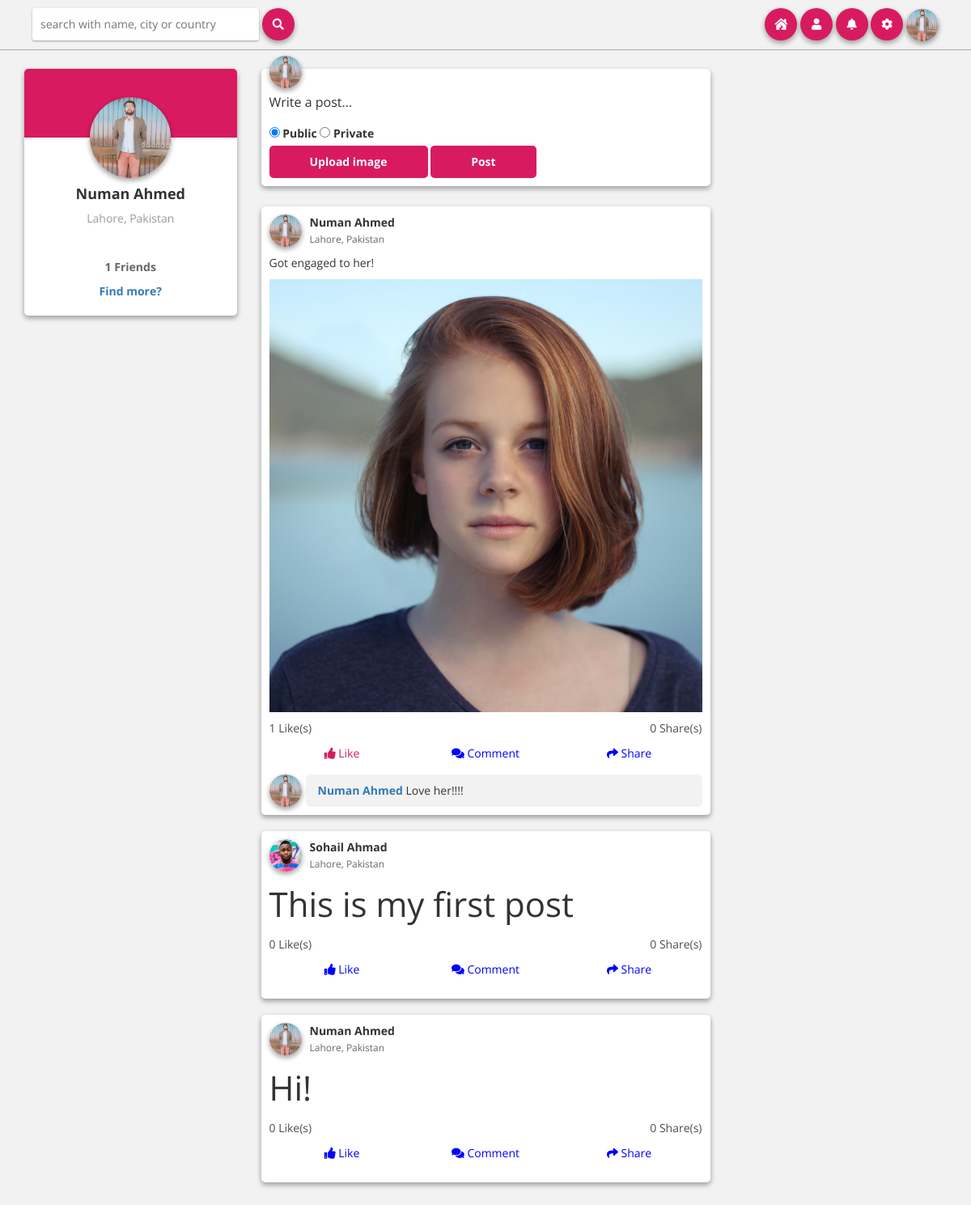
The app's page / (signed in) with its own data.
### authentication/models.py (models this page shows, shortened)
class User(AbstractBaseUser, PermissionsMixin):
    GENDER_CHOICES = [('male', 'Male'), ('female', 'Female')]
    id = models.UUIDField(primary_key=True, default=uuid.uuid4)
    email = models.CharField(max_length=128, verbose_name="Email", unique=True)
    password = models.CharField(max_length=12, verbose_name="Password")
    first_name = models.CharField(max_length=50)
    last_name = models.CharField(max_length=50)
    created_at = models.DateTimeField(auto_now_add=True)
    updated_at = models.DateTimeField(auto_now_add=True)
    date_of_birth = models.DateField(null=True, blank=True, default=None)
    image = models.ImageField(upload_to=custom_upload_url, null=True, blank=True, default='dps/profile.jpg')
    friends = models.ManyToManyField(to="self")
    city = models.CharField(null=True, blank=True, default='', max_length=150)
    country = models.CharField(null=True, blank=True, default='', max_length=150)
    is_active = models.BooleanField(default=True)
    is_staff = models.BooleanField(default=False)
    is_superuser = models.BooleanField(default=False)
    notifications = models.ManyToManyField('core.Notification')
    gender = models.CharField(choices=GENDER_CHOICES, max_length=6, default='male')
    USERNAME_FIELD = 'email'
    EMAIL_FIELD = 'email'
    REQUIRED_FIELDS = ('first_name', 'last_name', 'password')
    objects = UserManager()
    class Meta:
        verbose_name = "User"
        verbose_name_plural = "Users"
    @property
    def name(self):
        return "{} {}".format(self.first_name, self.last_name)

### core/models.py (models this page shows, shortened)
class Post(models.Model):
    id = models.UUIDField(primary_key=True, default=uuid.uuid4)
    caption = models.CharField(max_length=800)
    post_image = models.ImageField(upload_to="posts", null=True, blank=True)
    public = models.BooleanField(default=True)
    poster = models.ForeignKey(to='authentication.User', on_delete=models.PROTECT)
    created_at = models.DateTimeField(auto_now=True)
    updated_at = models.DateTimeField(auto_now=True)
    likes = models.ManyToManyField(Like)
    comments = models.ManyToManyField(Comment)
    shares = models.ManyToManyField(Share)
    class Meta:
        verbose_name = "Post"
        verbose_name_plural = "Posts"

class Comment(models.Model):
    id = models.UUIDField(primary_key=True, default=uuid.uuid4)
    message = models.CharField(max_length=500)
    commenter = models.ForeignKey(to='authentication.User', on_delete=models.PROTECT)
    created_at = models.DateTimeField(auto_now=True)
    updated_at = models.DateTimeField(auto_now=True)
    likes = models.ManyToManyField(Like)
    class Meta:
        verbose_name = "Comment"
        verbose_name_plural = "Comments"

### core/views.py (the view)
# urls.py: path('', DashboardView.as_view(), name="index"),
class DashboardView(LoginRequiredMixin, TemplateView):
    template_name = 'dashboard.html'
    login_url = reverse_lazy('auth:login')
    def dispatch(self, request, *args, **kwargs):
        if request.user.is_anonymous:
            return HttpResponseRedirect(self.login_url)
        if request.user.city == "" and request.user.country == "":
            return HttpResponseRedirect(reverse("auth:complete_signup", args=[request.user.pk]))
        return super(DashboardView, self).dispatch(request, *args, **kwargs)
    def get_context_data(self, **kwargs):
        context = super(DashboardView, self).get_context_data(**kwargs)
        if not self.request.user.friends.all().exists():
            ids = list(User.objects.filter(notifications__by=self.request.user, notifications__type='friend_request')
                       .values_list("pk", flat=True))
        else:
            ids = list(self.request.user.friends.all().values_list("pk", flat=True))
        ids.append(self.request.user.pk)
        context['posts'] = Post.objects.filter(poster_id__in=ids).order_by('-created_at')
        users = User.objects.all().order_by("created_at").exclude(id__in=ids)
        if users.count() < 5:
            context['suggested_friends'] = users
            return context
        suggested_friends = []
        for i in range(5):
            random_index = randint(0, users.count()-1)
            suggested_friends.append(users[random_index])
        context['suggested_friends'] = suggested_friends
        return context

### FYP/context_processors.py (called while the page is built)
def add_project_name(obj):
    return {"PROJECT_NAME": settings.PROJECT_NAME}

### core/templatetags/extras.py (called while the page is built)
@register.filter('liked_by_user')
def liked_by_user(post, user):
    return post.likes.filter(by=user).exists()

### templates/dashboard.html (shortened to what this page needs)
{% extends 'skeleton/base.html' %}
{% load static %}
{% load extras %}
{% block page_styles %}
    <link rel="stylesheet" href="{% static 'css/dashboard.css' %}">
    <link rel="stylesheet" href="{% static 'css/navbar.css' %}">
    <link rel="stylesheet" href="{% static 'css/post.css' %}">
    <link rel="stylesheet" href="{% static 'css/sidebar.css' %}">
{% endblock %}
{% block body_id %}dashboard{% endblock %}
{% block content %}
    {% include 'components/header.html' %}
    <div class="container main-section">
        <div class="row">
            <div class="col-md-3 profile-section-container">
                {% include 'components/profile.html' %}
            </div>
            <div class="col-md-6 posts-container">
                <div class="write-post" id="top">
                    <img src="{{ user.image.url }}" class="circle-small post-avatar" alt="profile">
                    <div contenteditable class="post" id="caption">Write a post...</div>
                    <input type="radio" name="status" class="status" value="public" id="public" checked> <label
                        for="public">Public</label>
                    <input type="radio" name="status" class="status" value="private" id="private"> <label for="private">Private</label>
                    <br>
                    <button class="button-pink" onclick="uploadFile()">Upload image</button>
                    <button class="button-pink" id="createPost">Post</button>
                </div>
                {% for post in posts %}
                    <div class="post-container">
                        <div class="poster-info">
                            <img src="{{ post.poster.image.url }}" class="circle-small post-avatar"
                                 alt="{{ post.poster.name }}">
                            <span class="poster-content">
            <a class="poster-name" href="{% url 'core:profile' post.poster.pk %}">{{ post.poster.name }}</a><br/><span
                                    class="poster-location">{{ post.poster.city }}, {{ post.poster.country }}</span>
          </span>
                        </div>
                        <div class="main-post">
                            {% if post.post_image %}
                                <div class="post-caption">{{ post.caption }}</div>
                                <img src="{{ post.post_image.url }}" alt="post" class="post-img">
                            {% else %}
                                <div class="texted-post">{{ post.caption }}</div>
                            {% endif %}
                        </div>
                        <div class="post-details">
                            <span class="post-likes">{{ post.likes.count }} Like(s)</span>
                            <span class="post-shares">{{ post.shares.count }} Share(s)</span>
                        </div>
                    {% if post.poster in user.friends.all or post.poster == user %}
                        <div class="post-actions">
                            <button class="post-action-button like {% if post|liked_by_user:user %}is-liked{% endif %}"
                                    data-post-id="{{ post.pk }}"><i class="fas fa-thumbs-up"></i> Like
                            </button>
                            <button class="post-action-button comment" data-post-id="{{ post.pk }}"><i
                                    class="fas fa-comments"></i> Comment
                            </button>
                            <button class="post-action-button share" data-toggle="modal" data-target="#sharePostModal"
                                    data-post-id="{{ post.pk }}"><i
                                    class="fas fa-share"></i> Share
                            </button>
                        </div>
                        <div class="comments-section {% if post.comments.all.count > 3 %}hide-comments{% endif %}">
                            <div class="comments">
                                {% for comment in post.comments.all %}
                                    <div class="comment">
                                        <img src="{{ comment.commenter.image.url }}" class="circle-small post-avatar"
                                             alt="profile">
                                        <div class="comment-content">
                                            <a class="commenter-name"
                                               href="{% url 'core:profile' comment.commenter.pk %}">{{ comment.commenter.name }}</a>
                                            <span class="comment-message">{{ comment.message }}</span>
                                        </div>
                                    </div>
                                {% endfor %}
                            </div>
                        </div>
                    {% endif %}
                    </div>
                {% endfor %}
            </div>
        </div>
    </div>
{% endblock %}

### templates/components/header.html (shortened to what this page needs)
{% load static %}
<div class="velyria-navbar-container">
    <div class="nav-left-content">
        <form method="post" action="{% url 'core:search-results' %}">
            <input type="text" placeholder="search with name, city or country" id="search-Field" name="query">
            <button class="circle-small pink"><i class="fas fa-search"></i></button>
        </form>
    </div>
    <div class="nav-right-content">
        <button class="circle-small pink"><a href="{% url 'core:dashboard' %}"><i class="fas fa-house-damage"></i></a>
        </button>
        <button class="circle-small pink"><a href="{% url 'core:profile' user.pk %}"><i class="fas fa-user"></i></a>
        </button>
        <span class="dropdown">
      <button class="circle-small pink" id="notification-button" data-toggle="dropdown" aria-haspopup="true"
              aria-expanded="true"><i class="fas fa-bell"></i></button>
    </span>
        <span class="dropdown">
    <button class="circle-small pink dropdown-toggle" data-toggle="dropdown" id="settings-button" aria-haspopup="true"
            aria-expanded="false"><i class="fas fa-cog"></i></button>
    </span>
        <img src="{{ user.image.url }}" class="circle-small" alt="profile">
    </div>
</div>

### templates/components/profile.html (shortened to what this page needs)
{% load static %}
<div class="dashboard-profile">
    <div class="profile-foreground">
        <img src="{{ MEDIA_URL }}{{ user.image.url }}" class="circle-large" alt="profile">
        <h4 class="profile-name">{{ user.name }}</h4>
        <p class="profile-location">{{ user.city }}, {{ user.country }}</p>
        <p class="profile-friends">{{ user.friends.count }} Friends</p>
        <a class="profile-link" href="{% url 'core:friends-suggestions' %}">Find more?</a>
    </div>
</div>

### static/css/main.css (style rules this page uses)
html { color: #222; font-size: 1em; line-height: 1.4; height: 100%; }
audio, canvas, iframe, img, svg, video { vertical-align: middle; }
body { height: 100%; margin: 0; padding: 0; font-family: 'Open Sans', sans-serif; }
.circle-small { width: 40px; height: 40px; border-radius: 40px; line-height: 20px; border: none; box-shadow: 0 3px 6px rgba(0,0,0,0.16), 0 3px 6px rgba(0,0,0,0.23); outline: none; }
.pink { background-color: rgba(216, 27, 96, 1); color: white; }
.pink a { color: white; text-decoration: none; }
.circle-large { width: 100px; height: 100px; border-radius: 50px; box-shadow: 0 3px 6px rgba(0,0,0,0.16), 0 3px 6px rgba(0,0,0,0.23); }

### static/css/dashboard.css (style rules this page uses)
#dashboard { background-color: rgba(0, 0, 0, 0.05); }
#dashboard .main-section { position: relative; margin-top: 70px; }
#dashboard .main-section .posts-container { padding: 15px; }
#dashboard .main-section .posts-container .write-post { border-radius: 5px; box-shadow: 0 3px 6px rgba(0, 0, 0, 0.16), 0 3px 6px rgba(0, 0, 0, 0.23); margin-bottom: 25px; padding: 10px; background-color: white; }
#dashboard .main-section .posts-container .write-post .post-avatar { margin-top: -35px; }
#dashboard .main-section .posts-container .write-post .post { max-height: 200px; overflow: auto; margin-bottom: 15px; outline: none; font-size: 16px; }

### static/css/navbar.css (style rules this page uses)
.velyria-navbar-container { border-bottom: 1px solid rgba(0, 0, 0, 0.3); padding: 10px 40px; position: fixed; width: 100%; display: block; z-index: 100; top: 0; left: 0; background-color: #F2F2F2; }
.velyria-navbar-container .nav-left-content #search-Field { width: 25%; border: none; outline: none; border-radius: 3px; padding: 10px; box-shadow: 0 1px 3px rgba(0, 0, 0, 0.12), 0 1px 2px rgba(0, 0, 0, 0.24); }
.velyria-navbar-container .nav-right-content { float: right; margin-top: -40px; }

### static/css/post.css (style rules this page uses)
.post-container { background-color: white; border-radius: 5px; padding: 10px; box-shadow: 0 3px 6px rgba(0, 0, 0, 0.16), 0 3px 6px rgba(0, 0, 0, 0.23); margin-bottom: 20px; }
.post-container .poster-info .poster-content { display: block; margin-top: -40px; margin-left: 50px; }
.post-container .poster-info .poster-content .poster-name { color: rgba(0, 0, 0, 0.8); text-decoration: none; font-weight: bold; cursor: pointer; }
.post-container .poster-info .poster-content .poster-location { color: rgba(0, 0, 0, 0.6); font-size: 12px; }
.post-container .main-post .post-caption { margin: 10px 0; }
.post-container .main-post .post-img { width: 100%; height: auto; }
.post-container .main-post .texted-post { font-size: 3em; margin: 10px 0; }
.post-container .post-details { margin-top: 10px; }
.post-container .post-details .post-likes { color: rgba(0, 0, 0, 0.7); }
.post-container .post-details .post-shares { color: rgba(0, 0, 0, 0.7); float: right; }
.post-container .post-actions { margin: 10px 0; text-align: center; }
.post-container .post-actions .post-action-button { width: 32.5%; border: none; background-color: white; color: blue; outline: none; }
.post-container .post-actions .is-liked { color: #d81b60 !important; }
.post-container .comments-section .comments { margin-top: 15px; }
.post-container .comments-section .comments .comment { margin-top: 5px; }
.post-container .comments-section .comments .comment .comment-content { background-color: rgba(0, 0, 0, 0.05); padding: 10px; border-radius: 5px; margin-top: -40px; margin-left: 45px; }
.post-container .comments-section .comments .comment .comment-content .commenter-name { font-weight: bold; margin-left: 5px; }

### static/css/sidebar.css (style rules this page uses)
.profile-section-container { padding: 15px; }
.profile-section-container .dashboard-profile { background: white; border-radius: 5px; padding-bottom: 20px; position: relative; overflow: hidden; box-shadow: 0 3px 6px rgba(0, 0, 0, 0.16), 0 3px 6px rgba(0, 0, 0, 0.23); }
.profile-section-container .dashboard-profile .profile-foreground { text-align: center; margin-top: -50px; }
.profile-section-container .dashboard-profile .profile-foreground .profile-name { font-weight: bold; }
.profile-section-container .dashboard-profile .profile-foreground .profile-link { font-weight: bold; cursor: pointer; }
.profile-section-container .dashboard-profile .profile-foreground .profile-friends { color: rgba(0, 0, 0, 0.6); font-weight: bold; margin-top: 40px; }
.profile-section-container .dashboard-profile .profile-foreground .profile-location { color: rgba(0, 0, 0, 0.4); }

### static/css/form.css (style rules this page uses)
.button-pink { border: none; background-color: #d81b60; color: white; font-weight: bold; font-size: 14px; padding: 10px 50px; border-radius: 5px; }

### records on screen
User: image (picture), name "Numan Ahmed", city "Lahore", country "Pakistan", friends.count "1"
Post: poster.image (picture), poster.name "Numan Ahmed", poster.city "Lahore", poster.country "Pakistan", caption "Got engaged to her!", post_image (picture), likes.count "1", shares.count "0"
Comment: commenter.image (picture), commenter.name "Numan Ahmed", message "Love her!!!!"
Post: poster.image (picture), poster.name "Sohail Ahmad", poster.city "Lahore", poster.country "Pakistan", caption "This is my first post", likes.count "0", shares.count "0"
Post: poster.image (picture), poster.name "Numan Ahmed", poster.city "Lahore", poster.country "Pakistan", caption "Hi!", likes.count "0", shares.count "0"
